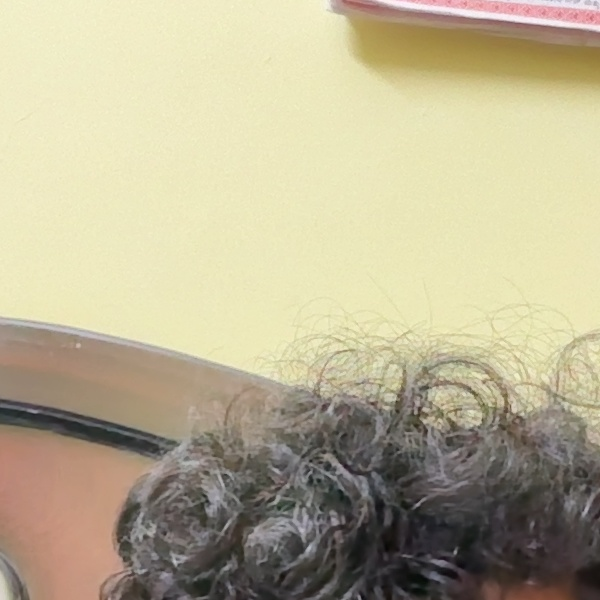
#> input picture dataset/yashas/0.jpg, 600 x 600 px, found by its file name; its folder holds 4 pictures in this run
$ python test_faces.py
#> lines starting #> are read from the running program, lines starting #| are printed output that depends on the picture
import cv2
import os

dataset_path = "dataset/yashas"

face_cascade = cv2.CascadeClassifier(
    cv2.data.haarcascades + "haarcascade_frontalface_default.xml"
)

for img_name in os.listdir(dataset_path):
    img_path = os.path.join(dataset_path, img_name)

    img = cv2.imread(img_path)
#> img is the input picture: shape (600, 600, 3); mean B, G, R 147.3, 176.7, 185.3
    gray = cv2.cvtColor(img, cv2.COLOR_BGR2GRAY)
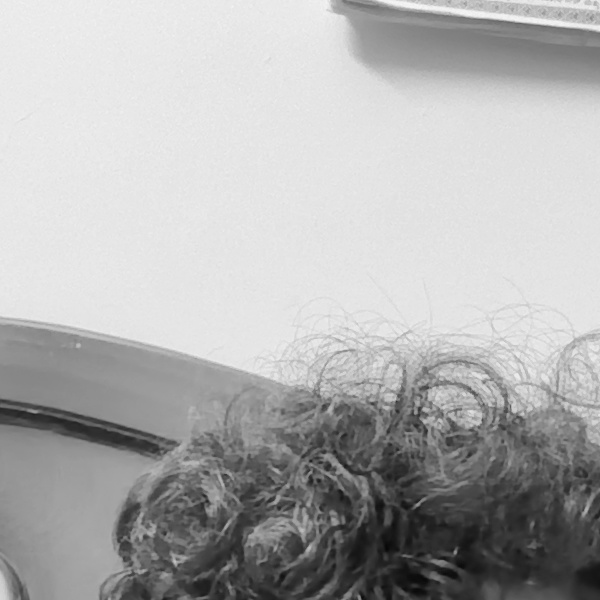
#> gray: shape (600, 600); min 7, max 247, mean 176

    faces = face_cascade.detectMultiScale(gray, 1.3, 5)
#> faces = ()

    print(f"{img_name} -> Faces detected: {len(faces)}")
#| 0.jpg -> Faces detected: 0
#> pass 2 of the loop `for img_name in os.listdir(dataset_path):`:
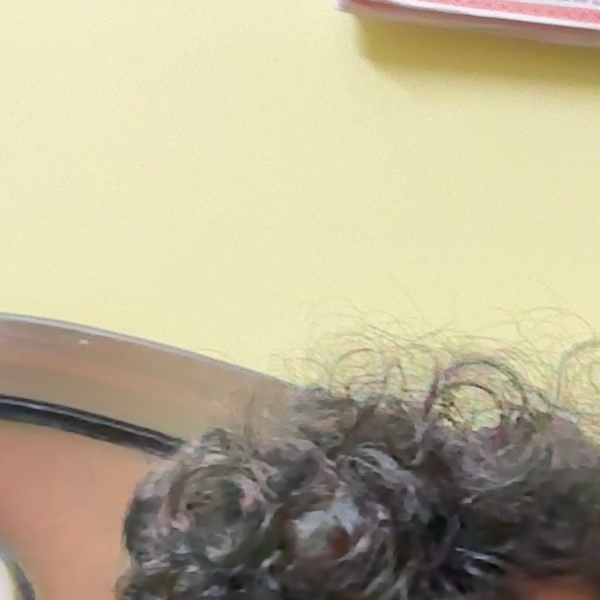
#> input picture dataset/yashas/1.jpg, 600 x 600 px, found by its file name
#> img is the input picture: shape (600, 600, 3); mean B, G, R 146.9, 176.7, 185.2
#> `gray = cv2.cvtColor(img, cv2.COLOR_BGR2GRAY)`:
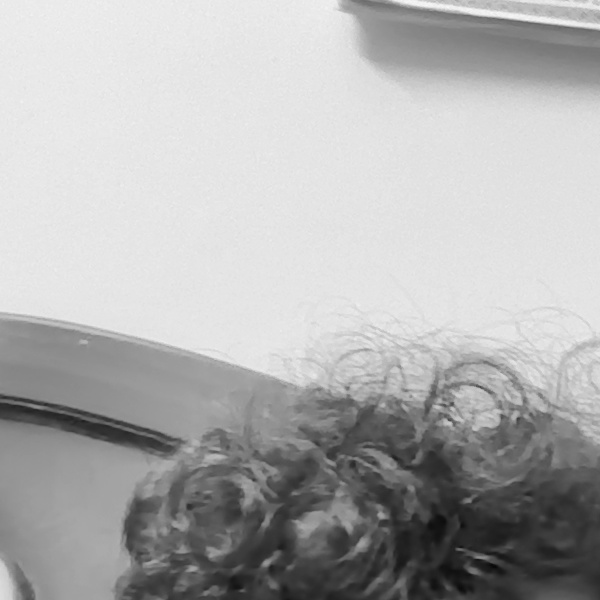
#> gray: shape (600, 600); min 7, max 248, mean 175.8
#| 1.jpg -> Faces detected: 0
#> pass 3 of the loop `for img_name in os.listdir(dataset_path):`:
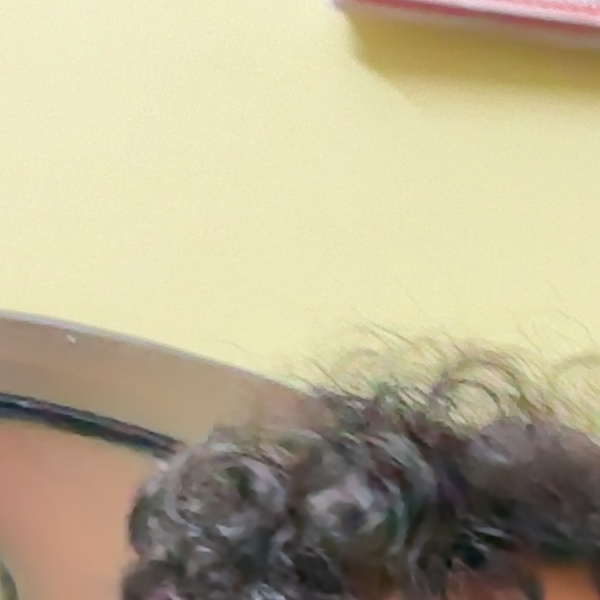
#> input picture dataset/yashas/10.jpg, 600 x 600 px, found by its file name
#> img is the input picture: shape (600, 600, 3); mean B, G, R 144.5, 174.9, 184.4
#> `gray = cv2.cvtColor(img, cv2.COLOR_BGR2GRAY)`:
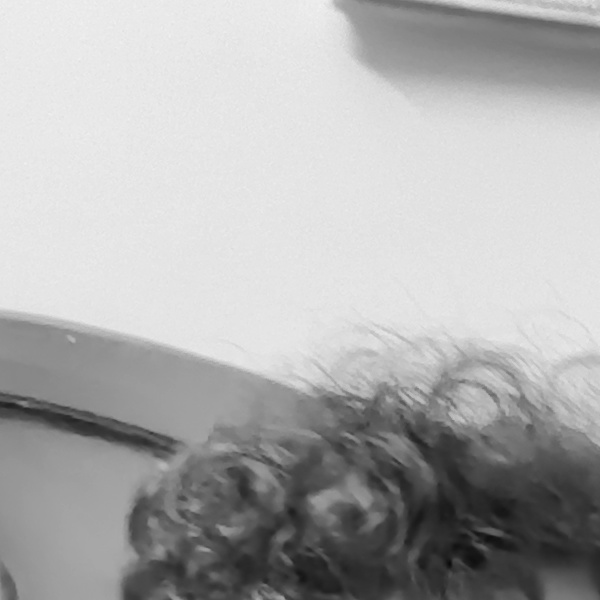
#> gray: shape (600, 600); min 10, max 241, mean 174.3
#| 10.jpg -> Faces detected: 0
#> the loop made 4 passes; the first 3 are shown
